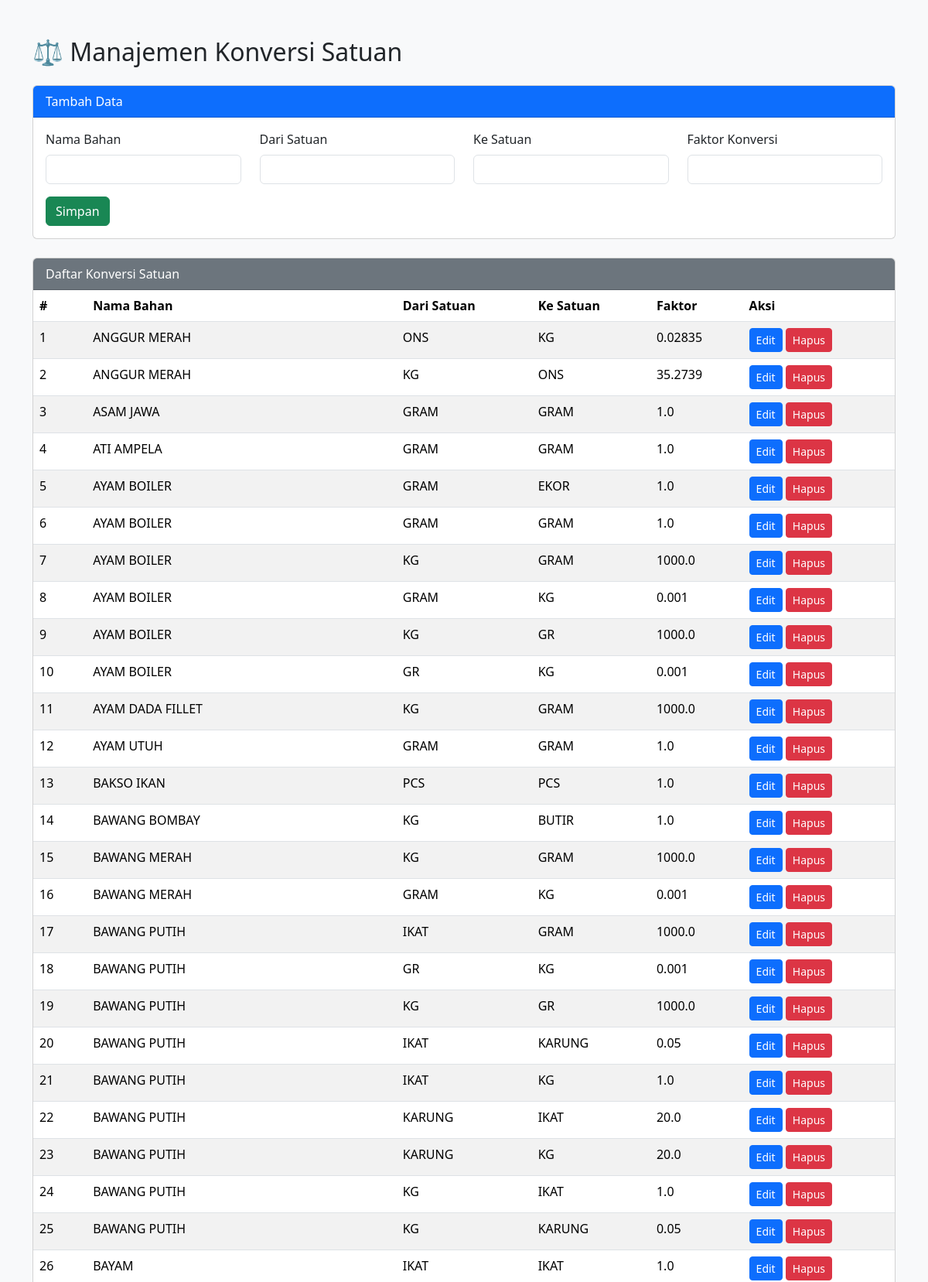
/konversi_satuan (upper part), run on the app's committed database.
### tables this page shows
CREATE TABLE konversi_satuan (
                id INTEGER PRIMARY KEY AUTOINCREMENT,
                nm_bahan TEXT NOT NULL,
                dari_satuan TEXT NOT NULL,
                ke_satuan TEXT NOT NULL,
                faktor_konversi REAL NOT NULL
            );

### app.py (the view, shortened to what this page needs)
@app.route('/konversi_satuan', methods=['GET', 'POST'])
def konversi_satuan():
    db.cursor.execute("SELECT * FROM konversi_satuan ORDER BY nm_bahan")
    data_konversi = db.cursor.fetchall()
    return render_template('konversi_satuan.html', data_konversi=data_konversi)

### templates/konversi_satuan.html (shortened to what this page needs)
<!DOCTYPE html>
<html lang="id">
<head>
    <link href="https://cdn.jsdelivr.net/npm/bootstrap@5.3.3/dist/css/bootstrap.min.css" rel="stylesheet" />
</head>
<body class="bg-light">
<div class="container mt-5">
    <h2 class="mb-4">⚖️ Manajemen Konversi Satuan</h2>
    <div class="card mb-4">
        <div class="card-header bg-primary text-white">{{ 'Edit Data' if edit_row else 'Tambah Data' }}</div>
        <div class="card-body">
            <form method="POST">
                <div class="row mb-3">
                    <div class="col-md-3">
                        <label class="form-label">Nama Bahan</label>
                        <input type="text" name="nm_bahan" class="form-control" required value="{{ edit_row[1] if edit_row else '' }}">
                    </div>
                    <div class="col-md-3">
                        <label class="form-label">Dari Satuan</label>
                        <input type="text" name="dari_satuan" class="form-control" required value="{{ edit_row[2] if edit_row else '' }}">
                    </div>
                    <div class="col-md-3">
                        <label class="form-label">Ke Satuan</label>
                        <input type="text" name="ke_satuan" class="form-control" required value="{{ edit_row[3] if edit_row else '' }}">
                    </div>
                    <div class="col-md-3">
                        <label class="form-label">Faktor Konversi</label>
                        <input type="number" name="faktor_konversi" step="0.0001" class="form-control" required value="{{ edit_row[4] if edit_row else '' }}">
                    </div>
                </div>
                <button type="submit" class="btn btn-success">Simpan</button>
            </form>
        </div>
    </div>
    <div class="card">
        <div class="card-header bg-secondary text-white">Daftar Konversi Satuan</div>
        <div class="card-body p-0">
            <table class="table table-striped mb-0">
                <thead>
                    <tr>
                        <th>#</th>
                        <th>Nama Bahan</th>
                        <th>Dari Satuan</th>
                        <th>Ke Satuan</th>
                        <th>Faktor</th>
                        <th>Aksi</th>
                    </tr>
                </thead>
                <tbody>
                    {% for row in data_konversi %}
                        <tr>
                            <td>{{ loop.index }}</td>
                            <td>{{ row[1] }}</td>
                            <td>{{ row[2] }}</td>
                            <td>{{ row[3] }}</td>
                            <td>{{ row[4] }}</td>
                            <td>
                                <a href="{{ url_for('edit_konversi_satuan', id=row[0]) }}" class="btn btn-sm btn-primary">Edit</a>
                                <a href="{{ url_for('delete_konversi_satuan', id=row[0]) }}" class="btn btn-sm btn-danger" onclick="return confirm('Hapus data ini?')">Hapus</a>
                            </td>
                        </tr>
                    {% else %}
                        <tr><td colspan="6" class="text-center">Belum ada data</td></tr>
                    {% endfor %}
                </tbody>
            </table>
        </div>
    </div>
</div>
</body>
</html>

### data on the page
konversi_satuan: nm_bahan "ANGGUR MERAH", dari_satuan "ONS", ke_satuan "KG", faktor_konversi "0.02835"
konversi_satuan: nm_bahan "ANGGUR MERAH", dari_satuan "KG", ke_satuan "ONS", faktor_konversi "35.2739"
konversi_satuan: nm_bahan "ASAM JAWA", dari_satuan "GRAM", ke_satuan "GRAM", faktor_konversi "1.0"
konversi_satuan: nm_bahan "ATI AMPELA", dari_satuan "GRAM", ke_satuan "GRAM", faktor_konversi "1.0"
konversi_satuan: nm_bahan "AYAM BOILER", dari_satuan "GRAM", ke_satuan "EKOR", faktor_konversi "1.0"
konversi_satuan: nm_bahan "AYAM BOILER", dari_satuan "GRAM", ke_satuan "GRAM", faktor_konversi "1.0"
konversi_satuan: nm_bahan "AYAM BOILER", dari_satuan "KG", ke_satuan "GRAM", faktor_konversi "1000.0"
konversi_satuan: nm_bahan "AYAM BOILER", dari_satuan "GRAM", ke_satuan "KG", faktor_konversi "0.001"
konversi_satuan: nm_bahan "AYAM BOILER", dari_satuan "KG", ke_satuan "GR", faktor_konversi "1000.0"
konversi_satuan: nm_bahan "AYAM BOILER", dari_satuan "GR", ke_satuan "KG", faktor_konversi "0.001"
konversi_satuan: nm_bahan "AYAM DADA FILLET", dari_satuan "KG", ke_satuan "GRAM", faktor_konversi "1000.0"
konversi_satuan: nm_bahan "AYAM UTUH", dari_satuan "GRAM", ke_satuan "GRAM", faktor_konversi "1.0"
konversi_satuan: nm_bahan "BAKSO IKAN", dari_satuan "PCS", ke_satuan "PCS", faktor_konversi "1.0"
konversi_satuan: nm_bahan "BAWANG BOMBAY", dari_satuan "KG", ke_satuan "BUTIR", faktor_konversi "1.0"
konversi_satuan: nm_bahan "BAWANG MERAH", dari_satuan "KG", ke_satuan "GRAM", faktor_konversi "1000.0"
konversi_satuan: nm_bahan "BAWANG MERAH", dari_satuan "GRAM", ke_satuan "KG", faktor_konversi "0.001"
konversi_satuan: nm_bahan "BAWANG PUTIH", dari_satuan "IKAT", ke_satuan "GRAM", faktor_konversi "1000.0"
konversi_satuan: nm_bahan "BAWANG PUTIH", dari_satuan "GR", ke_satuan "KG", faktor_konversi "0.001"
konversi_satuan: nm_bahan "BAWANG PUTIH", dari_satuan "KG", ke_satuan "GR", faktor_konversi "1000.0"
konversi_satuan: nm_bahan "BAWANG PUTIH", dari_satuan "IKAT", ke_satuan "KARUNG", faktor_konversi "0.05"
konversi_satuan: nm_bahan "BAWANG PUTIH", dari_satuan "IKAT", ke_satuan "KG", faktor_konversi "1.0"
konversi_satuan: nm_bahan "BAWANG PUTIH", dari_satuan "KARUNG", ke_satuan "IKAT", faktor_konversi "20.0"
konversi_satuan: nm_bahan "BAWANG PUTIH", dari_satuan "KARUNG", ke_satuan "KG", faktor_konversi "20.0"
konversi_satuan: nm_bahan "BAWANG PUTIH", dari_satuan "KG", ke_satuan "IKAT", faktor_konversi "1.0"
konversi_satuan: nm_bahan "BAWANG PUTIH", dari_satuan "KG", ke_satuan "KARUNG", faktor_konversi "0.05"
konversi_satuan: nm_bahan "BAYAM", dari_satuan "IKAT", ke_satuan "IKAT", faktor_konversi "1.0"

### other printed values
{{ 'Edit Data' if edit_row else 'Tambah Data' }} "Tambah Data"
